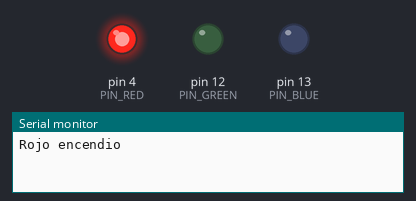
Bench run of a sketch on a simulated Arduino Uno, built with avr-gcc and run on an emulated ATmega328P. Shown: output pins drawn as LEDs (lit = HIGH), the last lines printed to the serial monitor.

Above: at 0.2 s.
At 0.7 s:
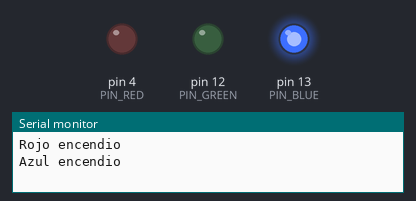
At 2.7 s:
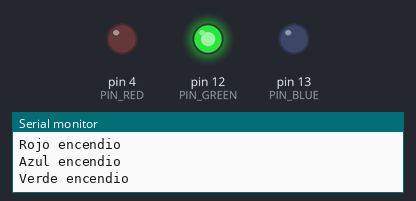
Timing chart, 0 to 3.5 s (numbered marks = the images above):
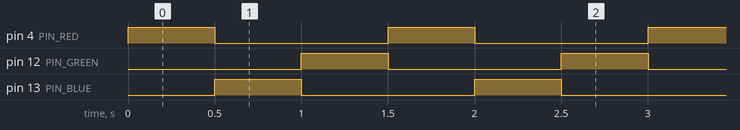

The sketch:

01_blink_traffic_light.ino
```cpp
#define PIN_RED 4
#define PIN_BLUE 13
#define PIN_GREEN 12
String ledColor = "";

void setup() {
  //velocidad comunicación mandar datos
  Serial.begin(115200);

  //definir si patilla entrada o de salida
  pinMode(PIN_RED, OUTPUT);
  pinMode(PIN_BLUE, OUTPUT);
  pinMode(PIN_GREEN, OUTPUT);
}

void loop() {
  /*digitalWrite(uint8_t pin, uint8_t val)
  permite escribir valores analogicos
  analogWrite(uint8_t pin, int value)

  HIGH=1
  LOW=0
  */

  Serial.print("Rojo encendio \n");
  digitalWrite(PIN_RED, HIGH);
  digitalWrite(PIN_BLUE, LOW);
  digitalWrite(PIN_GREEN, LOW);
  delay(500);
  Serial.println("Azul encendio");
  digitalWrite(PIN_RED, LOW);
  digitalWrite(PIN_BLUE, HIGH);
  digitalWrite(PIN_GREEN, LOW);
  delay(500);
  Serial.println("Verde encendio");
  digitalWrite(PIN_RED, LOW);
  digitalWrite(PIN_BLUE, LOW);
  digitalWrite(PIN_GREEN, HIGH);
  delay(500);
}
```

Measured:
- by itself, pin 4 (PIN_RED), pin 12 (PIN_GREEN), pin 13 (PIN_BLUE): alternates HIGH for 0.50 s and LOW for 1.0 s
- by itself, everything shown: repeats every 1.5 s, in 3 steps
